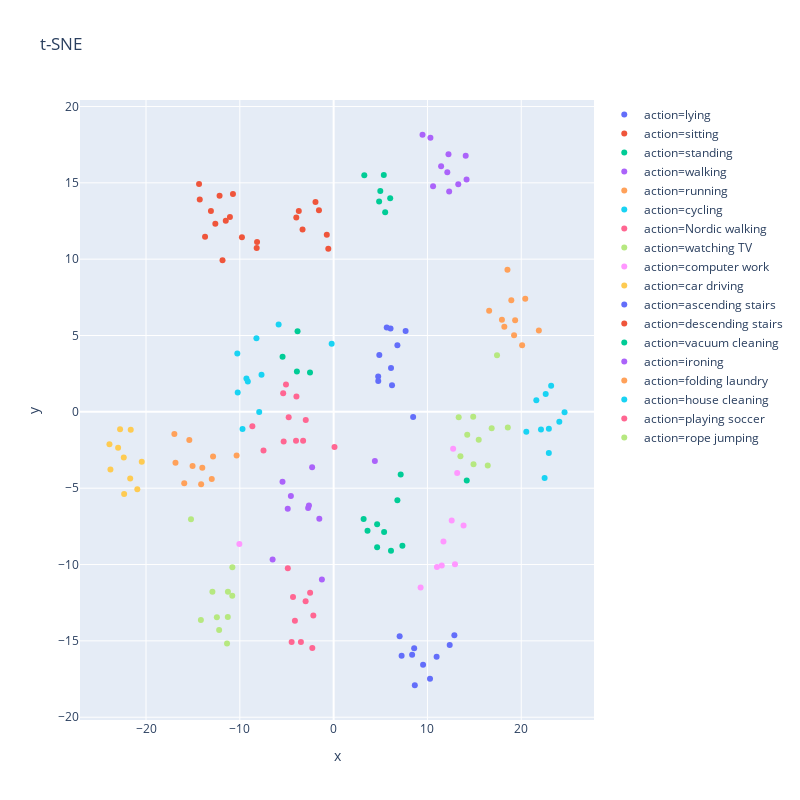
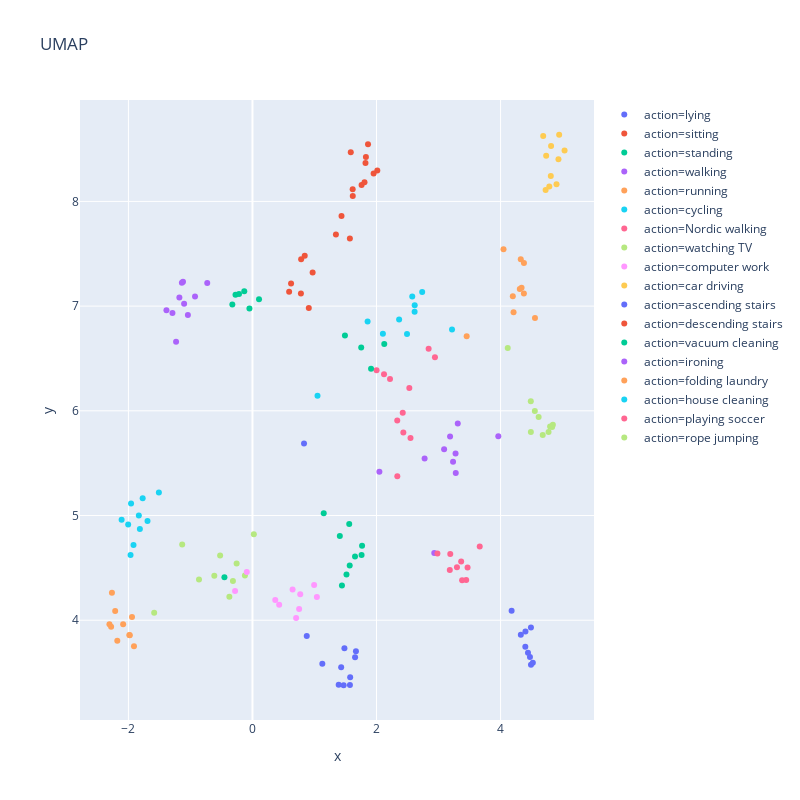

The code cell stored with these charts, in order, in its notebook:
### Code cell
val_actions, val_labels, val_lm = get_action_vector(ae_model, skel_dt, device, class_ids=range(18), class_names=dataReader.idToLabel)
tsne_skel_plot = plot_tnse(val_actions, val_labels, val_lm)
plot_umap(val_actions, val_labels, val_lm)

### Figure 1 — Plotly figure (JSON) as saved in the notebook; plotly's stock layout.template omitted (floating-point values rounded to 4 significant figures)
{"data": [{"hoverlabel": {"namelength": 0}, "hovertemplate": "action=lying<br>x=%{x}<br>y=%{y}", "legendgroup": "action=lying", "marker": {"color": "#636efa", "symbol": "circle"}, "mode": "markers", "name": "action=lying", "showlegend": true, "type": "scatter", "x": [7.246, 12.37, 9.534, 12.87, 8.366, 10.27, 8.651, 10.98, 8.583, 7.034], "xaxis": "x", "y": [-15.97, -15.27, -16.57, -14.64, -15.9, -17.47, -17.91, -16.04, -15.48, -14.7], "yaxis": "y"}, {"hoverlabel": {"namelength": 0}, "hovertemplate": "action=sitting<br>x=%{x}<br>y=%{y}", "legendgroup": "action=sitting", "marker": {"color": "#EF553B", "symbol": "circle"}, "mode": "markers", "name": "action=sitting", "showlegend": true, "type": "scatter", "x": [-10.73, -14.27, -14.35, -11.5, -13.71, -11.06, -12.16, -13.08, -11.84, -12.61], "xaxis": "x", "y": [14.26, 13.91, 14.93, 12.51, 11.47, 12.75, 14.15, 13.15, 9.935, 12.32], "yaxis": "y"}, {"hoverlabel": {"namelength": 0}, "hovertemplate": "action=standing<br>x=%{x}<br>y=%{y}", "legendgroup": "action=standing", "marker": {"color": "#00cc96", "symbol": "circle"}, "mode": "markers", "name": "action=standing", "showlegend": true, "type": "scatter", "x": [5.378, 3.612, 3.196, 14.19, 7.147, 6.794, 4.635, 6.112, 4.635, 7.328], "xaxis": "x", "y": [-7.876, -7.782, -7.013, -4.504, -4.096, -5.789, -8.866, -9.103, -7.365, -8.765], "yaxis": "y"}, {"hoverlabel": {"namelength": 0}, "hovertemplate": "action=walking<br>x=%{x}<br>y=%{y}", "legendgroup": "action=walking", "marker": {"color": "#ab63fa", "symbol": "circle"}, "mode": "markers", "name": "action=walking", "showlegend": true, "type": "scatter", "x": [-6.506, -1.528, -4.894, -4.558, -2.718, -2.633, -1.251, -2.293, 4.394, -5.452], "xaxis": "x", "y": [-9.673, -7.0, -6.347, -5.516, -6.297, -6.137, -10.97, -3.621, -3.227, -4.572], "yaxis": "y"}, {"hoverlabel": {"namelength": 0}, "hovertemplate": "action=running<br>x=%{x}<br>y=%{y}", "legendgroup": "action=running", "marker": {"color": "#FFA15A", "symbol": "circle"}, "mode": "markers", "name": "action=running", "showlegend": true, "type": "scatter", "x": [-14.12, -15.38, -12.85, -14.0, -16.98, -16.86, -12.99, -10.34, -15.04, -15.93], "xaxis": "x", "y": [-4.735, -1.842, -2.93, -3.659, -1.444, -3.328, -4.401, -2.861, -3.547, -4.682], "yaxis": "y"}, {"hoverlabel": {"namelength": 0}, "hovertemplate": "action=cycling<br>x=%{x}<br>y=%{y}", "legendgroup": "action=cycling", "marker": {"color": "#19d3f3", "symbol": "circle"}, "mode": "markers", "name": "action=cycling", "showlegend": true, "type": "scatter", "x": [-8.23, -5.866, -10.23, -7.933, -0.2112, -9.712, -9.294, -9.147, -10.27, -7.689], "xaxis": "x", "y": [4.813, 5.716, 1.275, -0.01165, 4.465, -1.128, 2.182, 1.982, 3.816, 2.422], "yaxis": "y"}, {"hoverlabel": {"namelength": 0}, "hovertemplate": "action=Nordic walking<br>x=%{x}<br>y=%{y}", "legendgroup": "action=Nordic walking", "marker": {"color": "#FF6692", "symbol": "circle"}, "mode": "markers", "name": "action=Nordic walking", "showlegend": true, "type": "scatter", "x": [-5.327, -2.973, -3.256, -5.379, -7.477, -5.081, -8.665, -4.792, -4.01, -3.966], "xaxis": "x", "y": [-1.937, -0.5325, -1.896, 1.222, -2.536, 1.799, -0.9465, -0.3606, -1.9, 0.9977], "yaxis": "y"}, {"hoverlabel": {"namelength": 0}, "hovertemplate": "action=watching TV<br>x=%{x}<br>y=%{y}", "legendgroup": "action=watching TV", "marker": {"color": "#B6E880", "symbol": "circle"}, "mode": "markers", "name": "action=watching TV", "showlegend": true, "type": "scatter", "x": [14.91, 14.24, 18.56, 17.41, 13.51, 14.87, 15.46, 13.33, 16.84, 16.43], "xaxis": "x", "y": [-3.436, -1.494, -1.02, 3.703, -2.908, -0.326, -1.835, -0.3515, -1.08, -3.514], "yaxis": "y"}, {"hoverlabel": {"namelength": 0}, "hovertemplate": "action=computer work<br>x=%{x}<br>y=%{y}", "legendgroup": "action=computer work", "marker": {"color": "#FF97FF", "symbol": "circle"}, "mode": "markers", "name": "action=computer work", "showlegend": true, "type": "scatter", "x": [12.58, 11.01, 11.53, 9.269, 12.74, 13.17, -10.05, 13.85, 11.7, 12.93], "xaxis": "x", "y": [-7.117, -10.17, -10.06, -11.51, -2.417, -4.006, -8.65, -7.445, -8.493, -9.976], "yaxis": "y"}, {"hoverlabel": {"namelength": 0}, "hovertemplate": "action=car driving<br>x=%{x}<br>y=%{y}", "legendgroup": "action=car driving", "marker": {"color": "#FECB52", "symbol": "circle"}, "mode": "markers", "name": "action=car driving", "showlegend": true, "type": "scatter", "x": [-20.45, -22.76, -23.9, -22.33, -23.79, -22.37, -21.63, -21.68, -20.92, -22.97], "xaxis": "x", "y": [-3.264, -1.138, -2.123, -5.375, -3.768, -2.991, -1.169, -4.366, -5.063, -2.352], "yaxis": "y"}, {"hoverlabel": {"namelength": 0}, "hovertemplate": "action=ascending stairs<br>x=%{x}<br>y=%{y}", "legendgroup": "action=ascending stairs", "marker": {"color": "#636efa", "symbol": "circle"}, "mode": "markers", "name": "action=ascending stairs", "showlegend": true, "type": "scatter", "x": [6.115, 4.867, 6.064, 8.474, 6.221, 4.756, 6.796, 7.67, 5.658, 4.747], "xaxis": "x", "y": [2.876, 3.727, 5.466, -0.3357, 1.743, 2.022, 4.36, 5.298, 5.52, 2.314], "yaxis": "y"}, {"hoverlabel": {"namelength": 0}, "hovertemplate": "action=descending stairs<br>x=%{x}<br>y=%{y}", "legendgroup": "action=descending stairs", "marker": {"color": "#EF553B", "symbol": "circle"}, "mode": "markers", "name": "action=descending stairs", "showlegend": true, "type": "scatter", "x": [-3.315, -1.935, -0.5712, -9.776, -0.7304, -8.161, -8.202, -3.982, -3.714, -1.565], "xaxis": "x", "y": [11.94, 13.75, 10.68, 11.43, 11.61, 11.13, 10.73, 12.74, 13.16, 13.2], "yaxis": "y"}, {"hoverlabel": {"namelength": 0}, "hovertemplate": "action=vacuum cleaning<br>x=%{x}<br>y=%{y}", "legendgroup": "action=vacuum cleaning", "marker": {"color": "#00cc96", "symbol": "circle"}, "mode": "markers", "name": "action=vacuum cleaning", "showlegend": true, "type": "scatter", "x": [4.972, -2.519, 3.268, 4.848, 5.491, 6.028, 5.345, -5.444, -3.916, -3.847], "xaxis": "x", "y": [14.47, 2.576, 15.49, 13.77, 13.07, 13.98, 15.51, 3.607, 2.642, 5.274], "yaxis": "y"}, {"hoverlabel": {"namelength": 0}, "hovertemplate": "action=ironing<br>x=%{x}<br>y=%{y}", "legendgroup": "action=ironing", "marker": {"color": "#ab63fa", "symbol": "circle"}, "mode": "markers", "name": "action=ironing", "showlegend": true, "type": "scatter", "x": [14.08, 14.17, 13.28, 12.31, 10.6, 12.24, 9.473, 10.32, 11.46, 12.12], "xaxis": "x", "y": [16.77, 15.21, 14.91, 14.44, 14.78, 16.86, 18.15, 17.94, 16.08, 15.69], "yaxis": "y"}, {"hoverlabel": {"namelength": 0}, "hovertemplate": "action=folding laundry<br>x=%{x}<br>y=%{y}", "legendgroup": "action=folding laundry", "marker": {"color": "#FFA15A", "symbol": "circle"}, "mode": "markers", "name": "action=folding laundry", "showlegend": true, "type": "scatter", "x": [16.58, 18.53, 19.34, 18.94, 18.19, 20.09, 19.23, 21.87, 20.42, 17.94], "xaxis": "x", "y": [6.626, 9.312, 6.001, 7.311, 5.576, 4.368, 5.023, 5.323, 7.409, 6.032], "yaxis": "y"}, {"hoverlabel": {"namelength": 0}, "hovertemplate": "action=house cleaning<br>x=%{x}<br>y=%{y}", "legendgroup": "action=house cleaning", "marker": {"color": "#19d3f3", "symbol": "circle"}, "mode": "markers", "name": "action=house cleaning", "showlegend": true, "type": "scatter", "x": [22.49, 20.53, 23.18, 24.61, 22.94, 22.94, 22.6, 21.6, 22.1, 24.05], "xaxis": "x", "y": [-4.334, -1.3, 1.711, -0.01844, -2.701, -1.112, 1.163, 0.7527, -1.154, -0.6461], "yaxis": "y"}, {"hoverlabel": {"namelength": 0}, "hovertemplate": "action=playing soccer<br>x=%{x}<br>y=%{y}", "legendgroup": "action=playing soccer", "marker": {"color": "#FF6692", "symbol": "circle"}, "mode": "markers", "name": "action=playing soccer", "showlegend": true, "type": "scatter", "x": [-4.884, -2.164, 0.09428, -3.489, -2.988, -4.476, -2.509, -2.273, -4.129, -4.33], "xaxis": "x", "y": [-10.25, -13.34, -2.307, -15.08, -12.41, -15.07, -11.84, -15.47, -13.68, -12.12], "yaxis": "y"}, {"hoverlabel": {"namelength": 0}, "hovertemplate": "action=rope jumping<br>x=%{x}<br>y=%{y}", "legendgroup": "action=rope jumping", "marker": {"color": "#B6E880", "symbol": "circle"}, "mode": "markers", "name": "action=rope jumping", "showlegend": true, "type": "scatter", "x": [-12.92, -11.28, -14.15, -15.21, -10.8, -11.27, -12.2, -11.37, -12.45, -10.81], "xaxis": "x", "y": [-11.79, -13.44, -13.64, -7.041, -10.18, -11.79, -14.29, -15.17, -13.45, -12.04], "yaxis": "y"}], "layout": {"height": 800, "legend": {"tracegroupgap": 0}, "title": {"text": "t-SNE"}, "width": 800, "xaxis": {"anchor": "y", "domain": [0, 1], "title": {"text": "x"}}, "yaxis": {"anchor": "x", "domain": [0, 1], "title": {"text": "y"}}}}

### Figure 2 — Plotly figure (JSON) as saved in the notebook; plotly's stock layout.template omitted (floating-point values rounded to 4 significant figures)
{"data": [{"hoverlabel": {"namelength": 0}, "hovertemplate": "action=lying<br>x=%{x}<br>y=%{y}", "legendgroup": "action=lying", "marker": {"color": "#636efa", "symbol": "circle"}, "mode": "markers", "name": "action=lying", "showlegend": true, "type": "scatter", "x": [1.668, 1.127, 1.571, 0.8753, 1.575, 1.47, 1.43, 1.39, 1.655, 1.483], "xaxis": "x", "y": [3.703, 3.585, 3.381, 3.849, 3.455, 3.379, 3.551, 3.384, 3.646, 3.732], "yaxis": "y"}, {"hoverlabel": {"namelength": 0}, "hovertemplate": "action=sitting<br>x=%{x}<br>y=%{y}", "legendgroup": "action=sitting", "marker": {"color": "#EF553B", "symbol": "circle"}, "mode": "markers", "name": "action=sitting", "showlegend": true, "type": "scatter", "x": [1.585, 1.863, 1.829, 1.617, 2.013, 1.615, 1.759, 1.822, 1.806, 1.954], "xaxis": "x", "y": [8.471, 8.547, 8.424, 8.052, 8.294, 8.117, 8.158, 8.366, 8.183, 8.266], "yaxis": "y"}, {"hoverlabel": {"namelength": 0}, "hovertemplate": "action=standing<br>x=%{x}<br>y=%{y}", "legendgroup": "action=standing", "marker": {"color": "#00cc96", "symbol": "circle"}, "mode": "markers", "name": "action=standing", "showlegend": true, "type": "scatter", "x": [1.56, 1.759, 1.767, -0.4519, 1.149, 1.409, 1.568, 1.516, 1.654, 1.443], "xaxis": "x", "y": [4.919, 4.622, 4.712, 4.411, 5.021, 4.805, 4.523, 4.437, 4.609, 4.332], "yaxis": "y"}, {"hoverlabel": {"namelength": 0}, "hovertemplate": "action=walking<br>x=%{x}<br>y=%{y}", "legendgroup": "action=walking", "marker": {"color": "#ab63fa", "symbol": "circle"}, "mode": "markers", "name": "action=walking", "showlegend": true, "type": "scatter", "x": [3.963, 3.278, 3.186, 3.09, 3.234, 3.275, 2.931, 2.775, 2.047, 3.31], "xaxis": "x", "y": [5.756, 5.407, 5.755, 5.634, 5.513, 5.592, 4.641, 5.545, 5.417, 5.879], "yaxis": "y"}, {"hoverlabel": {"namelength": 0}, "hovertemplate": "action=running<br>x=%{x}<br>y=%{y}", "legendgroup": "action=running", "marker": {"color": "#FFA15A", "symbol": "circle"}, "mode": "markers", "name": "action=running", "showlegend": true, "type": "scatter", "x": [4.376, 4.047, 4.197, 4.209, 4.326, 4.377, 4.339, 3.453, 4.31, 4.555], "xaxis": "x", "y": [7.12, 7.543, 7.094, 6.941, 7.448, 7.412, 7.176, 6.713, 7.164, 6.888], "yaxis": "y"}, {"hoverlabel": {"namelength": 0}, "hovertemplate": "action=cycling<br>x=%{x}<br>y=%{y}", "legendgroup": "action=cycling", "marker": {"color": "#19d3f3", "symbol": "circle"}, "mode": "markers", "name": "action=cycling", "showlegend": true, "type": "scatter", "x": [2.103, 1.856, 2.736, 2.492, 1.049, 3.217, 2.576, 2.616, 2.614, 2.365], "xaxis": "x", "y": [6.736, 6.854, 7.135, 6.734, 6.143, 6.776, 7.092, 7.008, 6.945, 6.873], "yaxis": "y"}, {"hoverlabel": {"namelength": 0}, "hovertemplate": "action=Nordic walking<br>x=%{x}<br>y=%{y}", "legendgroup": "action=Nordic walking", "marker": {"color": "#FF6692", "symbol": "circle"}, "mode": "markers", "name": "action=Nordic walking", "showlegend": true, "type": "scatter", "x": [2.529, 2.334, 2.548, 2.218, 2.942, 2.121, 2.84, 2.423, 2.432, 2.001], "xaxis": "x", "y": [6.218, 5.907, 5.739, 6.303, 6.512, 6.349, 6.593, 5.981, 5.793, 6.387], "yaxis": "y"}, {"hoverlabel": {"namelength": 0}, "hovertemplate": "action=watching TV<br>x=%{x}<br>y=%{y}", "legendgroup": "action=watching TV", "marker": {"color": "#B6E880", "symbol": "circle"}, "mode": "markers", "name": "action=watching TV", "showlegend": true, "type": "scatter", "x": [-0.3723, 0.02216, -1.133, -1.584, -0.1216, -0.615, -0.5216, -0.2554, -0.8618, -0.3151], "xaxis": "x", "y": [4.225, 4.82, 4.724, 4.071, 4.428, 4.425, 4.619, 4.543, 4.389, 4.375], "yaxis": "y"}, {"hoverlabel": {"namelength": 0}, "hovertemplate": "action=computer work<br>x=%{x}<br>y=%{y}", "legendgroup": "action=computer work", "marker": {"color": "#FF97FF", "symbol": "circle"}, "mode": "markers", "name": "action=computer work", "showlegend": true, "type": "scatter", "x": [0.368, 0.7525, 0.7701, 1.039, -0.2801, -0.09163, 0.9941, 0.4307, 0.7036, 0.647], "xaxis": "x", "y": [4.193, 4.108, 4.248, 4.222, 4.28, 4.46, 4.337, 4.148, 4.021, 4.293], "yaxis": "y"}, {"hoverlabel": {"namelength": 0}, "hovertemplate": "action=car driving<br>x=%{x}<br>y=%{y}", "legendgroup": "action=car driving", "marker": {"color": "#FECB52", "symbol": "circle"}, "mode": "markers", "name": "action=car driving", "showlegend": true, "type": "scatter", "x": [4.726, 4.814, 4.945, 4.81, 4.735, 4.933, 4.687, 4.902, 4.786, 5.032], "xaxis": "x", "y": [8.11, 8.529, 8.637, 8.244, 8.435, 8.403, 8.624, 8.164, 8.143, 8.487], "yaxis": "y"}, {"hoverlabel": {"namelength": 0}, "hovertemplate": "action=ascending stairs<br>x=%{x}<br>y=%{y}", "legendgroup": "action=ascending stairs", "marker": {"color": "#636efa", "symbol": "circle"}, "mode": "markers", "name": "action=ascending stairs", "showlegend": true, "type": "scatter", "x": [4.399, 4.474, 4.327, 0.8313, 4.49, 4.442, 4.49, 4.178, 4.401, 4.52], "xaxis": "x", "y": [3.747, 3.648, 3.861, 5.687, 3.576, 3.69, 3.93, 4.091, 3.892, 3.593], "yaxis": "y"}, {"hoverlabel": {"namelength": 0}, "hovertemplate": "action=descending stairs<br>x=%{x}<br>y=%{y}", "legendgroup": "action=descending stairs", "marker": {"color": "#EF553B", "symbol": "circle"}, "mode": "markers", "name": "action=descending stairs", "showlegend": true, "type": "scatter", "x": [0.9702, 0.5912, 0.7812, 1.436, 0.9083, 1.345, 1.57, 0.8426, 0.785, 0.6222], "xaxis": "x", "y": [7.321, 7.138, 7.121, 7.862, 6.981, 7.684, 7.645, 7.481, 7.447, 7.216], "yaxis": "y"}, {"hoverlabel": {"namelength": 0}, "hovertemplate": "action=vacuum cleaning<br>x=%{x}<br>y=%{y}", "legendgroup": "action=vacuum cleaning", "marker": {"color": "#00cc96", "symbol": "circle"}, "mode": "markers", "name": "action=vacuum cleaning", "showlegend": true, "type": "scatter", "x": [-0.3243, 1.912, -0.1319, -0.04863, 0.1058, -0.2734, -0.2166, 2.125, 1.753, 1.491], "xaxis": "x", "y": [7.015, 6.403, 7.141, 6.978, 7.065, 7.108, 7.115, 6.637, 6.605, 6.72], "yaxis": "y"}, {"hoverlabel": {"namelength": 0}, "hovertemplate": "action=ironing<br>x=%{x}<br>y=%{y}", "legendgroup": "action=ironing", "marker": {"color": "#ab63fa", "symbol": "circle"}, "mode": "markers", "name": "action=ironing", "showlegend": true, "type": "scatter", "x": [-1.041, -1.231, -1.29, -1.387, -1.102, -1.12, -0.729, -0.9259, -1.138, -1.178], "xaxis": "x", "y": [6.914, 6.66, 6.934, 6.96, 7.023, 7.233, 7.222, 7.093, 7.222, 7.081], "yaxis": "y"}, {"hoverlabel": {"namelength": 0}, "hovertemplate": "action=folding laundry<br>x=%{x}<br>y=%{y}", "legendgroup": "action=folding laundry", "marker": {"color": "#FFA15A", "symbol": "circle"}, "mode": "markers", "name": "action=folding laundry", "showlegend": true, "type": "scatter", "x": [-2.265, -1.91, -1.984, -2.179, -2.279, -2.085, -1.978, -1.942, -2.306, -2.213], "xaxis": "x", "y": [4.262, 3.751, 3.858, 3.803, 3.938, 3.96, 3.858, 4.031, 3.962, 4.088], "yaxis": "y"}, {"hoverlabel": {"namelength": 0}, "hovertemplate": "action=house cleaning<br>x=%{x}<br>y=%{y}", "legendgroup": "action=house cleaning", "marker": {"color": "#19d3f3", "symbol": "circle"}, "mode": "markers", "name": "action=house cleaning", "showlegend": true, "type": "scatter", "x": [-1.509, -1.692, -1.918, -2.109, -1.77, -1.957, -1.966, -1.815, -1.832, -2.004], "xaxis": "x", "y": [5.221, 4.947, 4.718, 4.96, 5.165, 5.115, 4.622, 4.872, 5.001, 4.915], "yaxis": "y"}, {"hoverlabel": {"namelength": 0}, "hovertemplate": "action=playing soccer<br>x=%{x}<br>y=%{y}", "legendgroup": "action=playing soccer", "marker": {"color": "#FF6692", "symbol": "circle"}, "mode": "markers", "name": "action=playing soccer", "showlegend": true, "type": "scatter", "x": [3.664, 3.297, 2.335, 3.446, 3.181, 3.38, 2.982, 3.468, 3.365, 3.189], "xaxis": "x", "y": [4.704, 4.506, 5.376, 4.384, 4.479, 4.383, 4.637, 4.504, 4.561, 4.633], "yaxis": "y"}, {"hoverlabel": {"namelength": 0}, "hovertemplate": "action=rope jumping<br>x=%{x}<br>y=%{y}", "legendgroup": "action=rope jumping", "marker": {"color": "#B6E880", "symbol": "circle"}, "mode": "markers", "name": "action=rope jumping", "showlegend": true, "type": "scatter", "x": [4.488, 4.831, 4.68, 4.116, 4.487, 4.552, 4.843, 4.774, 4.798, 4.614], "xaxis": "x", "y": [5.798, 5.846, 5.769, 6.6, 6.092, 5.999, 5.866, 5.799, 5.851, 5.941], "yaxis": "y"}], "layout": {"height": 800, "legend": {"tracegroupgap": 0}, "title": {"text": "UMAP"}, "width": 800, "xaxis": {"anchor": "y", "domain": [0, 1], "title": {"text": "x"}}, "yaxis": {"anchor": "x", "domain": [0, 1], "title": {"text": "y"}}}}
